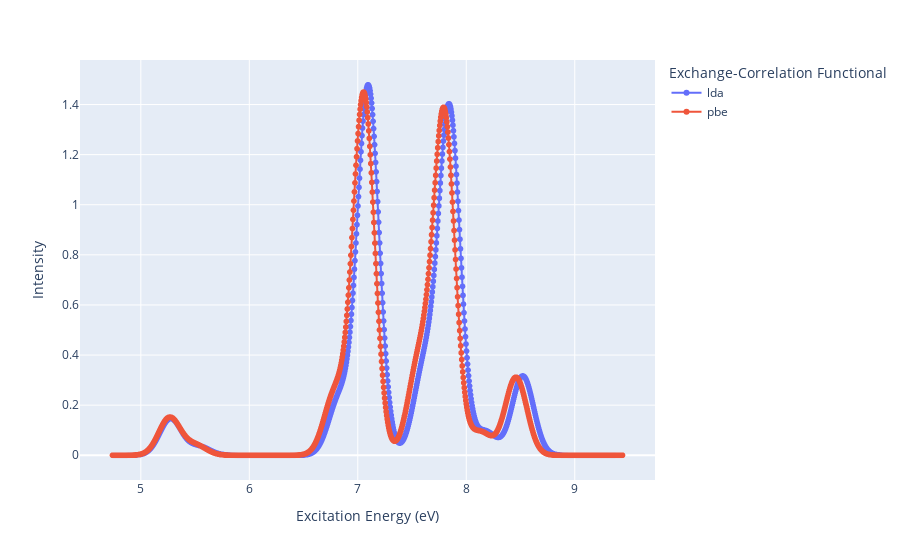

Notebook code for this chart:
### Markdown cell above
# Plot the UV/Vis Spectra

Since we've stored our data in a dataframe, we can plot it quickly using `plotly.express`.

### Code cell
import plotly.express as px
fig = px.line(df, x="Excitation Energy (eV)", y="Intensity", markers=True, color="Exchange-Correlation Functional")
fig.show()

### Figure 1 — Plotly figure (JSON) as saved in the notebook; plotly's stock layout.template omitted (floating-point values rounded to 4 significant figures; data arrays with more than 128 entries replaced by an {"elided": "..."} marker saying what was removed)
{"data": [{"hovertemplate": "Exchange-Correlation Functional=lda<br>Excitation Energy (eV)=%{x}<br>Intensity=%{y}<extra></extra>", "legendgroup": "lda", "line": {"color": "#636efa", "dash": "solid"}, "marker": {"symbol": "circle"}, "mode": "lines+markers", "name": "lda", "showlegend": true, "type": "scattergl", "x": {"elided": "1000 float values"}, "xaxis": "x", "y": {"elided": "1000 float values"}, "yaxis": "y"}, {"hovertemplate": "Exchange-Correlation Functional=pbe<br>Excitation Energy (eV)=%{x}<br>Intensity=%{y}<extra></extra>", "legendgroup": "pbe", "line": {"color": "#EF553B", "dash": "solid"}, "marker": {"symbol": "circle"}, "mode": "lines+markers", "name": "pbe", "showlegend": true, "type": "scattergl", "x": {"elided": "1000 float values"}, "xaxis": "x", "y": {"elided": "1000 float values"}, "yaxis": "y"}], "layout": {"legend": {"title": {"text": "Exchange-Correlation Functional"}, "tracegroupgap": 0}, "margin": {"t": 60}, "xaxis": {"anchor": "y", "domain": [0, 1], "title": {"text": "Excitation Energy (eV)"}}, "yaxis": {"anchor": "x", "domain": [0, 1], "title": {"text": "Intensity"}}}}
